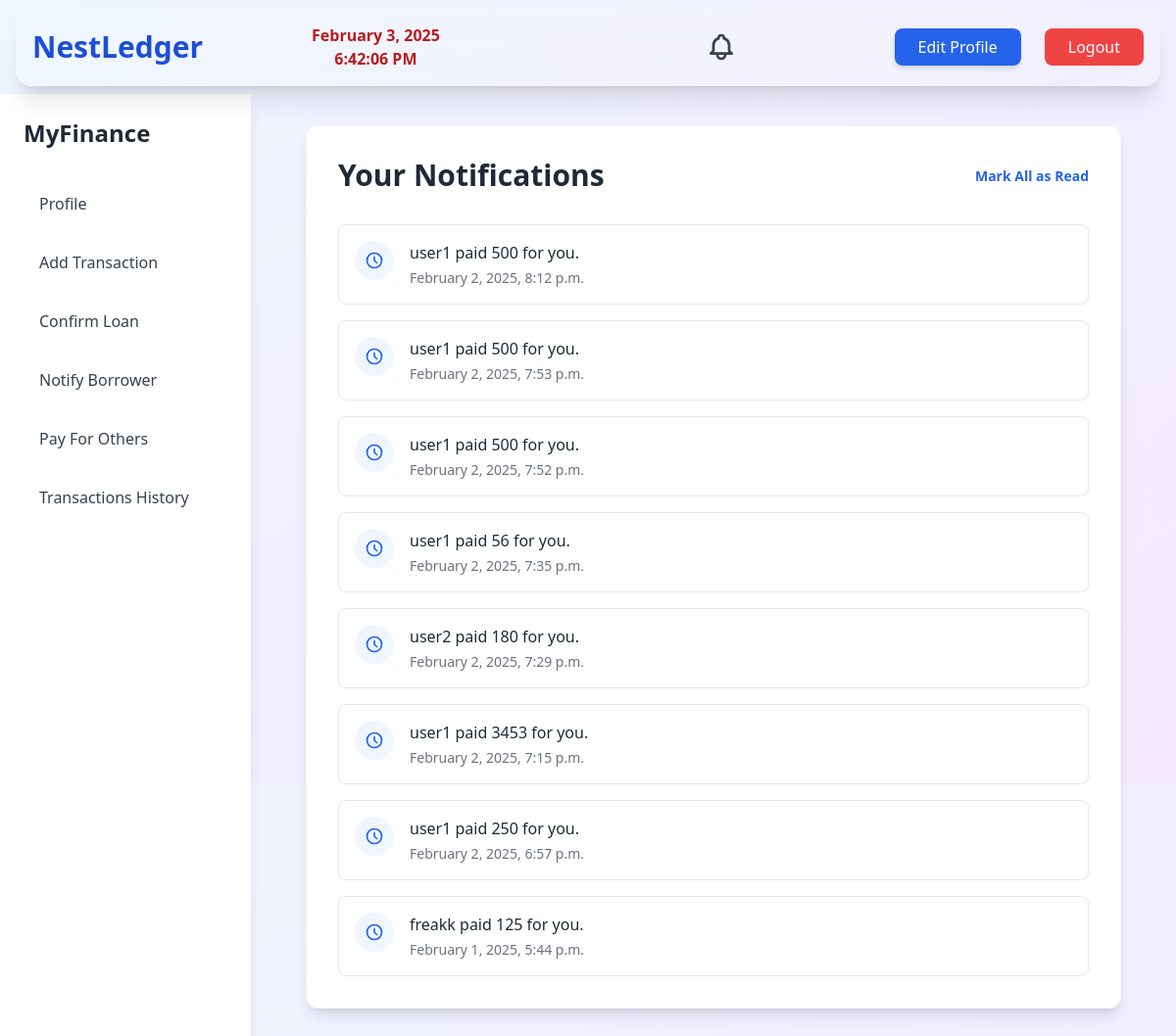
Screenshot of /notifications/ (signed in) with the database file from the repository.
### ledger/models.py (models this page shows, shortened)
class Notification(models.Model):
    user = models.ForeignKey(User, related_name="notifications", on_delete=models.CASCADE)
    message = models.TextField()
    timestamp = models.DateTimeField(auto_now_add=True)
    is_read = models.BooleanField(default=False)

### ledger/views.py (the view)
# urls.py: path('notifications/', views.view_notifications, name='view_notifications'),
@login_required
def view_notifications(request):
    notifications = request.user.notifications.order_by('-timestamp')
    return render(request, 'ledger/notifications.html', {'notifications': notifications})

### ledger/templates/ledger/notifications.html (shortened to what this page needs)
{% extends "ledger/layout.html" %}
{% load static %}
{% block head %}
<link rel="stylesheet" href="{% static 'ledger/styles.css' %}">
{% endblock %}
{% block navbar %}
<nav class="backdrop-blur-2xl bg-white/10 shadow-xl border border-white/10 p-4 h-20 flex justify-between items-center rounded-2xl mx-4 my-2 sticky top-0 z-50">
  <div class="flex items-center space-x-4">
      <a href="{% url 'profile' %}"><h1 class="text-3xl font-extrabold text-blue-700">NestLedger</h1></a>
  </div>
  <div class="flex flex-col items-center flex-1">
      <span id="current-date" class="text-red-700 font-semibold"></span>
      <span id="current-time" class="text-red-700 font-semibold"></span>
  </div>
  <div class="flex flex-col items-center flex-1">
    <a href="{% url 'view_notifications' %}"
       class="relative flex items-center justify-center p-2 text-gray-700 hover:text-blue-600 transition-colors duration-300"
       aria-label="View Notifications">
    </a>
</div>
  <ul class="hidden md:flex space-x-6" id="mobile-menu">
    <li><a href="{% url 'edit_profile' %}" class="bg-blue-600 hover:bg-blue-700 text-white px-6 py-2 rounded-lg shadow-md transition duration-300">Edit Profile</a></li>
    <li>
        <div class="text-center">
            <a href="{% url 'logout' %}" class="bg-red-500 text-white px-6 py-2 rounded-lg hover:bg-red-600 transition duration-300">Logout</a>
        </div>
    </li>
</ul>
</nav>
{% endblock %}
{% block content %}
<div class="flex min-h-screen">
<div class="bg-white w-64 p-6 shadow-lg">
    <div class="text-2xl font-bold text-gray-800 mb-8">MyFinance</div>
    <nav class="space-y-3">
        <a href="{% url 'profile' %}"
           class="block py-3 px-4 rounded-lg {% if request.path == '/profile/' %}bg-blue-50 text-blue-600 font-semibold{% else %}text-gray-700 hover:bg-gray-100{% endif %}">
           Profile
        </a>
        <a href="{% url 'transaction' %}"
           class="block py-3 px-4 rounded-lg {% if request.path == '/transaction/' %}bg-blue-50 text-blue-600 font-semibold{% else %}text-gray-700 hover:bg-gray-100{% endif %}">
           Add Transaction
        </a>
        <a href="{% url 'confirm_loan' %}"
           class="block py-3 px-4 rounded-lg {% if request.path == '/confirm_loan/' %}bg-blue-50 text-blue-600 font-semibold{% else %}text-gray-700 hover:bg-gray-100{% endif %}">
           Confirm Loan
        </a>
        <a href="{% url 'send_confirmation' %}"
           class="block py-3 px-4 rounded-lg {% if request.path == '/send_confirmation/' %}bg-blue-50 text-blue-600 font-semibold{% else %}text-gray-700 hover:bg-gray-100{% endif %}">
           Notify Borrower
        </a>
        <a href="{% url 'pay_for_others' %}"
           class="block py-3 px-4 rounded-lg {% if request.path == '/pay_for_others/' %}bg-blue-50 text-blue-600 font-semibold{% else %}text-gray-700 hover:bg-gray-100{% endif %}">
           Pay For Others
        </a>
        <a href="{% url 'transactions_list' %}"
           class="block py-3 px-4 rounded-lg {% if request.path == '/transactions_list/' %}bg-blue-50 text-blue-600 font-semibold{% else %}text-gray-700 hover:bg-gray-100{% endif %}">
           Transactions History
        </a>
    </nav>
</div>
<div class="container mx-auto p-8 max-w-4xl">
    <div class="bg-white rounded-xl shadow-lg border border-gray-100 p-8">
        <div class="flex items-center justify-between mb-8">
            <h1 class="text-3xl font-bold text-gray-800">Your Notifications</h1>
            <form method="POST" action="{% url 'mark_read' %}">
                <button type="submit" class="text-sm font-semibold text-blue-600 hover:text-blue-700">
                    Mark All as Read
                </button>
            </form>
        </div>
<ul class="space-y-4">
    {% for notification in notifications %}
        <li class="group flex items-start p-4 rounded-lg hover:bg-gray-50 transition-colors border border-gray-200 notification-item"
            data-notification-id="{{ notification.id }}"
            id="notification-{{ notification.id }}">
            <div class="flex-shrink-0 w-10 h-10 bg-blue-50 rounded-full flex items-center justify-center mr-4">
                <svg class="w-5 h-5 text-blue-600" fill="none" stroke="currentColor" viewBox="0 0 24 24">
                    <path stroke-linecap="round" stroke-linejoin="round" stroke-width="2" d="M12 8v4l3 3m6-3a9 9 0 11-18 0 9 9 0 0118 0z"/>
                </svg>
            </div>
            <div class="flex-1">
                <p class="text-gray-800 {% if not notification.is_read %}font-bold {% endif %}">
                    <a href="{% url 'mark_as_read' notification.id %}"> {{ notification.message }} </a>
                </p>
                <p class="text-sm text-gray-500 mt-1">
                    {{ notification.timestamp|date:"F j, Y, g:i a" }}
                </p>
            </div>
        </li>
    {% endfor %}
</ul>
    </div>
</div>
{% endblock %}

### ledger/templates/ledger/layout.html (shortened to what this page needs)
{% load static %}
<!DOCTYPE html>
<html lang="en">
<head>
    {% block head %}{% endblock %}
    <link rel="stylesheet" href="{% static 'ledger/styles.css' %}">
    <script src="https://cdn.tailwindcss.com"></script>
    <link href="https://cdn.jsdelivr.net/npm/tailwindcss@2.2.19/dist/tailwind.min.css" rel="stylesheet">
</head>
<body class="bg-gradient-to-br from-blue-50 to-purple-100 text-gray-900 min-h-screen flex flex-col">
     {% block navbar %}{% endblock %}
    <main class="flex-grow">
        {% block content %}{% endblock %}
    </main>
</body>
</html>

### rows the page displays
Notification: message "user1 paid 500 for you.", timestamp "February 2, 2025, 8:12 p.m."
Notification: message "user1 paid 500 for you.", timestamp "February 2, 2025, 7:53 p.m."
Notification: message "user1 paid 500 for you.", timestamp "February 2, 2025, 7:52 p.m."
Notification: message "user1 paid 56 for you.", timestamp "February 2, 2025, 7:35 p.m."
Notification: message "user2 paid 180 for you.", timestamp "February 2, 2025, 7:29 p.m."
Notification: message "user1 paid 3453 for you.", timestamp "February 2, 2025, 7:15 p.m."
Notification: message "user1 paid 250 for you.", timestamp "February 2, 2025, 6:57 p.m."
Notification: message "freakk paid 125 for you.", timestamp "February 1, 2025, 5:44 p.m."
